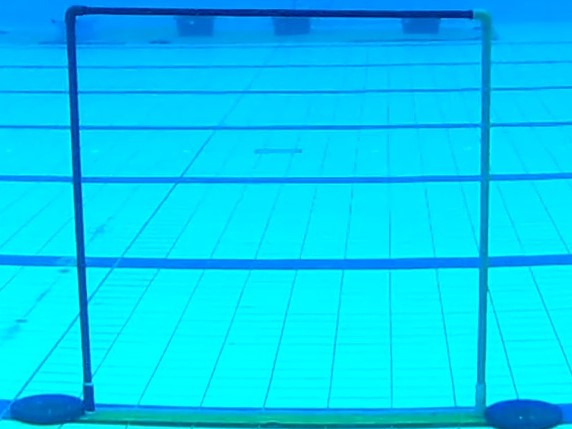
#> input picture 69.jpg, 572 x 429 px
$ python trackbar.py
#> lines starting #> are read from the running program, lines starting #| are printed output that depends on the picture
import cv2
import numpy as np
from matplotlib import pyplot as plt
def nothing(x):
  pass
cv2.namedWindow('Colorbars')
hh='Max'
hl='Min'
wnd = 'Colorbars'
cv2.createTrackbar("Max", "Colorbars",0,255,nothing)
cv2.createTrackbar("Min", "Colorbars",0,255,nothing)
img = cv2.imread('69.jpg',0)
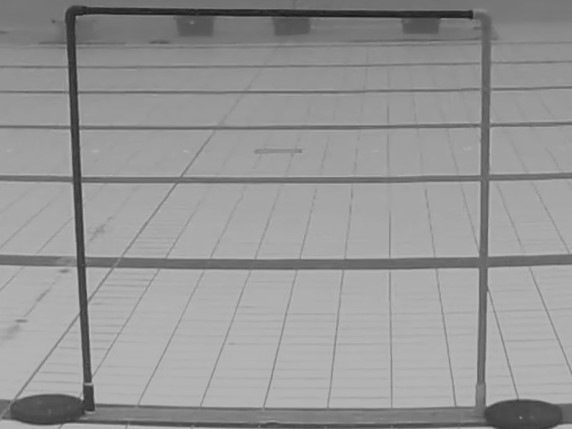
#> img: shape (429, 572); min 24, max 191, mean 150.1
img = cv2.resize(img, (0,0), fx=0.5, fy=0.5)
#> img: shape (214, 286)
# [7 lines of commented-out code are left out]
while(1):
   hul=cv2.getTrackbarPos("Max", "Colorbars")
   huh=cv2.getTrackbarPos("Min", "Colorbars")
   ret,thresh1 = cv2.threshold(img,hul,huh,cv2.THRESH_BINARY)
#> thresh1: shape (214, 286); every value is 0
#> ret = 0
   ret,thresh2 = cv2.threshold(img,hul,huh,cv2.THRESH_BINARY_INV)
   ret,thresh3 = cv2.threshold(img,hul,huh,cv2.THRESH_TRUNC)
   ret,thresh4 = cv2.threshold(img,hul,huh,cv2.THRESH_TOZERO)
   ret,thresh5 = cv2.threshold(img,hul,huh,cv2.THRESH_TOZERO_INV)
   # cv2.imshow(wnd)
   cv2.imshow("thresh1",thresh1)
   cv2.imshow("thresh2",thresh2)
   cv2.imshow("thresh3",thresh3)
   cv2.imshow("thresh4",thresh4)
   cv2.imshow("thresh5",thresh5)
   k = cv2.waitKey(1) & 0xFF
#> (key Esc is pressed here)
   if k == ord('m'):
     mode = not mode
   elif k == 27:
     break
cv2.destroyAllWindows()
